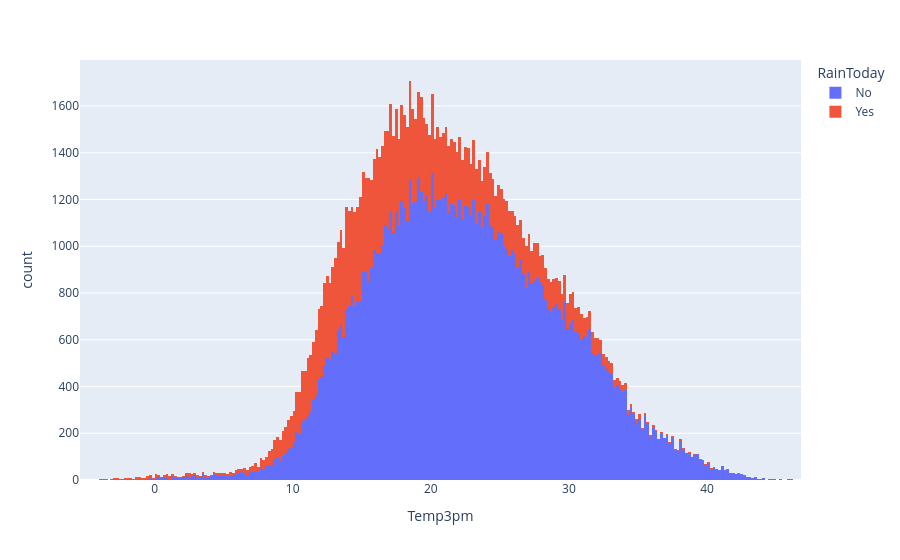

Notebook source saved alongside this figure:
### Code cell
fig.show()

### Figure 1 — Plotly figure (JSON) as saved in the notebook; plotly's stock layout.template omitted (floating-point values rounded to 4 significant figures; data arrays with more than 128 entries replaced by an {"elided": "..."} marker saying what was removed)
{"data": [{"bingroup": "x", "hovertemplate": "RainToday=No<br>Temp3pm=%{x}<br>count=%{y}<extra></extra>", "legendgroup": "No", "marker": {"color": "#636efa", "pattern": {"shape": ""}}, "name": "No", "orientation": "v", "showlegend": true, "type": "histogram", "x": {"elided": "110319 float values"}, "xaxis": "x", "yaxis": "y"}, {"bingroup": "x", "hovertemplate": "RainToday=Yes<br>Temp3pm=%{x}<br>count=%{y}<extra></extra>", "legendgroup": "Yes", "marker": {"color": "#EF553B", "pattern": {"shape": ""}}, "name": "Yes", "orientation": "v", "showlegend": true, "type": "histogram", "x": {"elided": "31880 float values"}, "xaxis": "x", "yaxis": "y"}], "layout": {"barmode": "relative", "legend": {"title": {"text": "RainToday"}, "tracegroupgap": 0}, "margin": {"t": 60}, "xaxis": {"anchor": "y", "domain": [0, 1], "title": {"text": "Temp3pm"}}, "yaxis": {"anchor": "x", "domain": [0, 1], "title": {"text": "count"}}}}
